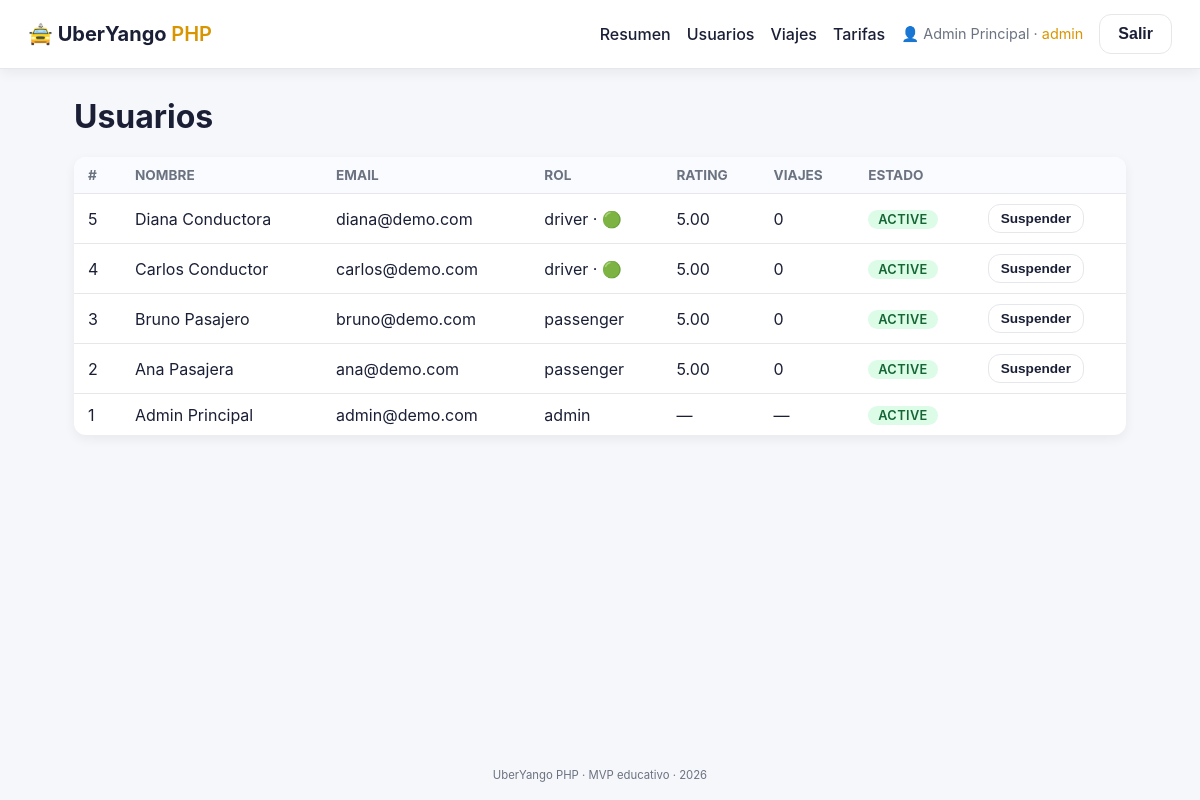
Page /admin/users (signed in) on the committed database.
### tables this page shows
CREATE TABLE users (
  id              INT UNSIGNED NOT NULL AUTO_INCREMENT,
  full_name       VARCHAR(120) NOT NULL,
  email           VARCHAR(160) NOT NULL,
  phone           VARCHAR(30)  DEFAULT NULL,
  password_hash   VARCHAR(255) NOT NULL,
  role            ENUM('passenger','driver','admin') NOT NULL DEFAULT 'passenger',
  status          ENUM('active','suspended') NOT NULL DEFAULT 'active',
  created_at      TIMESTAMP NOT NULL DEFAULT CURRENT_TIMESTAMP,
  updated_at      TIMESTAMP NOT NULL DEFAULT CURRENT_TIMESTAMP ON UPDATE CURRENT_TIMESTAMP,
  PRIMARY KEY (id),
  UNIQUE KEY uq_users_email (email)
);

CREATE TABLE drivers (
  id              INT UNSIGNED NOT NULL AUTO_INCREMENT,
  user_id         INT UNSIGNED NOT NULL,
  license_number  VARCHAR(60) NOT NULL,
  is_online       TINYINT(1) NOT NULL DEFAULT 0,
  current_lat     DECIMAL(10,7) DEFAULT NULL,
  current_lng     DECIMAL(10,7) DEFAULT NULL,
  rating_avg      DECIMAL(3,2) NOT NULL DEFAULT 5.00,
  total_rides     INT UNSIGNED NOT NULL DEFAULT 0,
  total_earnings  DECIMAL(12,2) NOT NULL DEFAULT 0.00,
  PRIMARY KEY (id),
  UNIQUE KEY uq_driver_user (user_id),
  UNIQUE KEY uq_driver_license (license_number),
  CONSTRAINT fk_driver_user FOREIGN KEY (user_id) REFERENCES users(id) ON DELETE CASCADE
);

CREATE TABLE passengers (
  id              INT UNSIGNED NOT NULL AUTO_INCREMENT,
  user_id         INT UNSIGNED NOT NULL,
  default_address VARCHAR(255) DEFAULT NULL,
  rating_avg      DECIMAL(3,2) NOT NULL DEFAULT 5.00,
  total_rides     INT UNSIGNED NOT NULL DEFAULT 0,
  PRIMARY KEY (id),
  UNIQUE KEY uq_passenger_user (user_id),
  CONSTRAINT fk_passenger_user FOREIGN KEY (user_id) REFERENCES users(id) ON DELETE CASCADE
);

### app/helpers.php (called while the page is built, shortened)
<?php
function e(?string $value): string
{
    return htmlspecialchars((string)$value, ENT_QUOTES | ENT_SUBSTITUTE, 'UTF-8');
}
function view(string $path, array $data = []): string
{
    extract($data, EXTR_SKIP);
    require __DIR__ . '/views/' . $path . '.php';
    return (string)ob_get_clean();
}
function render(string $path, array $data = [], string $title = ''): void
{
    $content = view($path, $data);
    require __DIR__ . '/views/layout.php';
}

### app/controllers/AdminController.php (called while the page is built, shortened)
<?php
class AdminController
{
    public function users(array $params = []): void
    {
        require_role('admin');
        $users = db()->query(
            "SELECT u.*,
                    p.rating_avg AS p_rating, p.total_rides AS p_rides,
                    d.rating_avg AS d_rating, d.total_rides AS d_rides, d.is_online
             FROM users u
             LEFT JOIN passengers p ON p.user_id = u.id
             LEFT JOIN drivers    d ON d.user_id = u.id
             ORDER BY u.id DESC"
        )->fetchAll();
        render('admin/users', ['users' => $users], 'Usuarios');
    }
}

### public/index.php (called while the page is built, shortened)
<?php
require __DIR__ . '/../app/router.php';
dispatch($_SERVER['REQUEST_METHOD'], $_SERVER['REQUEST_URI']);

### app/db.php (called while the page is built, shortened)
<?php
function db(): PDO
{
    static $pdo = null;
    if ($pdo instanceof PDO) {
        return $pdo;
    }
    $config = require __DIR__ . '/config.php';
    $db = $config['db'];
    $dsn = sprintf(
        'mysql:host=%s;port=%d;dbname=%s;charset=utf8mb4',
        $db['host'], $db['port'], $db['name']
    );
    try {
        $pdo = new PDO($dsn, $db['user'], $db['pass'], [
            PDO::ATTR_ERRMODE            => PDO::ERRMODE_EXCEPTION,
            PDO::ATTR_DEFAULT_FETCH_MODE => PDO::FETCH_ASSOC,
            PDO::ATTR_EMULATE_PREPARES   => false,
        ]);
    } catch (PDOException $e) {
        if ($config['app_debug']) {
            throw $e;
        }
        http_response_code(500);
        die('No se pudo conectar a la base de datos.');
    }
    return $pdo;
}

### app/auth.php (called while the page is built, shortened)
<?php
require_once __DIR__ . '/db.php';
require_once __DIR__ . '/helpers.php';
function current_user(): ?array
{
    $id = $_SESSION['user_id'] ?? null;
    static $cache = [];
    if (isset($cache[$id])) {
        return $cache[$id];
    }
    $stmt = db()->prepare('SELECT id, full_name, email, phone, role, status FROM users WHERE id = ? LIMIT 1');
    $stmt->execute([$id]);
    $u = $stmt->fetch();
    return $cache[$id] = $u;
}
function require_login(): array
{
    $u = current_user();
    return $u;
}
function require_role(string ...$roles): array
{
    $u = require_login();
    return $u;
}

### app/views/admin/users.php (the view, shortened to what this page needs)
<h1>Usuarios</h1>
<table class="table">
    <thead><tr>
        <th>#</th><th>Nombre</th><th>Email</th><th>Rol</th>
        <th>Rating</th><th>Viajes</th><th>Estado</th><th></th>
    </tr></thead>
    <tbody>
    <?php foreach ($users as $u): ?>
        <tr>
            <td><?= (int)$u['id'] ?></td>
            <td><?= e($u['full_name']) ?></td>
            <td><?= e($u['email']) ?></td>
            <td><?= e($u['role']) ?>
                <?php if ($u['role']==='driver'): ?>
                    · <?= ((int)$u['is_online']) ? '🟢' : '⚪' ?>
                <?php endif; ?>
            </td>
            <td>
                <?= e($u['role']==='driver'
                    ? number_format((float)($u['d_rating'] ?? 0), 2)
                    : ($u['role']==='passenger' ? number_format((float)($u['p_rating'] ?? 0), 2) : '—')) ?>
            </td>
            <td>
                <?= e((string)($u['role']==='driver'
                    ? ($u['d_rides'] ?? 0)
                    : ($u['role']==='passenger' ? ($u['p_rides'] ?? 0) : '—'))) ?>
            </td>
            <td><span class="status status-<?= e($u['status']) ?>"><?= e($u['status']) ?></span></td>
            <td>
                <?php if ($u['role'] !== 'admin'): ?>
                    <form method="post" action="/admin/users/<?= (int)$u['id'] ?>/toggle"
                          onsubmit="return confirm('¿Cambiar estado?')">
                        <button class="btn btn-ghost btn-sm">
                            <?= $u['status']==='active' ? 'Suspender' : 'Activar' ?>
                        </button>
                    </form>
                <?php endif; ?>
            </td>
        </tr>
    <?php endforeach; ?>
    </tbody>
</table>

### app/router.php (shortened to what this page needs)
<?php
require_once __DIR__ . '/helpers.php';
require_once __DIR__ . '/auth.php';
require_once __DIR__ . '/controllers/AdminController.php';
function dispatch(string $method, string $path): void
{
    $path = '/' . trim(parse_url($path, PHP_URL_PATH) ?? '/', '/');
    foreach (routes() as [$m, $pattern, $handler]) {
        if ($m !== $method) {
            continue;
        }
        $regex = '#^' . preg_replace_callback(
            '/\{(\w+):([^}]+)\}/',
            fn($mm) => '(?P<' . $mm[1] . '>' . $mm[2] . ')',
            $pattern
        ) . '$#';
        if (preg_match($regex, $path, $matches)) {
            $params = array_filter($matches, 'is_string', ARRAY_FILTER_USE_KEY);
            [$class, $action] = $handler;
            $controller = new $class();
            $controller->{$action}($params);
            return;
        }
    }
}

### app/views/layout.php (shortened to what this page needs)
<!DOCTYPE html>
<html lang="es">
<head>
    <link rel="stylesheet" href="/assets/css/style.css">
    <link rel="stylesheet" href="https://unpkg.com/leaflet@1.9.4/dist/leaflet.css">
</head>
<body>
<header class="topbar">
    <a href="/" class="logo">🚖 UberYango <span>PHP</span></a>
    <nav>
        <?php $u = current_user(); ?>
        <?php if ($u): ?>
            <?php if ($u['role'] === 'passenger'): ?>
                <a href="/passenger">Inicio</a>
                <a href="/passenger/request">Solicitar viaje</a>
                <a href="/passenger/history">Historial</a>
            <?php elseif ($u['role'] === 'driver'): ?>
                <a href="/driver">Panel</a>
                <a href="/driver/earnings">Ganancias</a>
            <?php elseif ($u['role'] === 'admin'): ?>
                <a href="/admin">Resumen</a>
                <a href="/admin/users">Usuarios</a>
                <a href="/admin/rides">Viajes</a>
                <a href="/admin/fares">Tarifas</a>
            <?php endif; ?>
            <span class="user">👤 <?= e($u['full_name']) ?> · <em><?= e($u['role']) ?></em></span>
            <form method="post" action="/logout" class="inline">
                <button class="btn btn-ghost" type="submit">Salir</button>
            </form>
        <?php else: ?>
            <a href="/login">Ingresar</a>
            <a href="/register" class="btn btn-primary btn-sm">Crear cuenta</a>
        <?php endif; ?>
    </nav>
</header>
<main class="container">
    <?= $content ?>
</main>
<footer class="footer">
    <small>UberYango PHP · MVP educativo · <?= date('Y') ?></small>
</footer>
</body>
</html>

### public/assets/css/style.css (style rules this page uses)
:root { --bg: #f6f7fb; --surface: #ffffff; --text: #1a1f36; --muted: #6b7280; --primary: #ffb400; --primary-dark: #d99500; --primary-text: #1a1f36; --accent: #111827; --success: #16a34a; --error: #dc2626; --border: #e5e7eb; --radius: 12px; --shadow: 0 4px 12px rgba(0,0,0,.06); }
* { box-sizing: border-box; }
html, body { margin: 0; padding: 0; }
body { font-family: -apple-system, BlinkMacSystemFont, "Segoe UI", Roboto, "Helvetica Neue", Arial, sans-serif; background: var(--bg); color: var(--text); min-height: 100vh; display: flex; flex-direction: column; }
.topbar { display: flex; align-items: center; justify-content: space-between; padding: 14px 28px; background: var(--surface); border-bottom: 1px solid var(--border); box-shadow: var(--shadow); }
.logo { font-size: 1.25rem; font-weight: 700; text-decoration: none; color: var(--text); }
.logo span { color: var(--primary-dark); font-weight: 600; }
.topbar nav { display: flex; align-items: center; gap: 16px; flex-wrap: wrap; }
.topbar nav a { color: var(--text); text-decoration: none; font-weight: 500; }
.topbar nav .user { color: var(--muted); font-size: .9rem; }
.topbar nav .user em { font-style: normal; color: var(--primary-dark); }
.container { flex: 1; max-width: 1100px; margin: 28px auto; padding: 0 24px; width: 100%; }
h1 { margin-top: 0; }
.btn { display: inline-block; padding: 10px 18px; border-radius: var(--radius); border: 1px solid transparent; cursor: pointer; font-weight: 600; font-size: 1rem; text-decoration: none; transition: background .15s ease, transform .05s ease; }
.btn-ghost { background: transparent; color: var(--text); border-color: var(--border); }
.btn-sm { padding: 6px 12px; font-size: .85rem; }
.inline { display: inline-block; margin: 0; }
.table { width: 100%; border-collapse: collapse; background: #fff; border-radius: var(--radius); overflow: hidden; box-shadow: var(--shadow); }
.table th, .table td { padding: 10px 14px; border-bottom: 1px solid var(--border); text-align: left; vertical-align: middle; }
.table th { background: #fafbff; font-size: .85rem; text-transform: uppercase; color: var(--muted); }
.table tr:last-child td { border-bottom: none; }
.status { display: inline-block; padding: 2px 10px; border-radius: 999px; font-size: .8rem; font-weight: 600; text-transform: uppercase; letter-spacing: .03em; background: #eef2ff; color: #4338ca; }
.status-active { background: #dcfce7; color: #166534; }
.footer { padding: 18px; text-align: center; color: var(--muted); font-size: .85rem; }

### rows in the picture
users: full_name "Admin Principal", role "admin", id "1", email "admin@demo.com", role "—", status "ACTIVE"
drivers: user "5", user.full_name "Diana Conductora", user.email "diana@demo.com", user.role "driver", rating_avg "5.00", total_rides "0", user.status "ACTIVE", shows "Suspender"
drivers: user "4", user.full_name "Carlos Conductor", user.email "carlos@demo.com", user.role "driver", rating_avg "5.00", total_rides "0", user.status "ACTIVE", shows "Suspender"
passengers: user "3", user.full_name "Bruno Pasajero", user.email "bruno@demo.com", user.role "passenger", rating_avg "5.00", total_rides "0", user.status "ACTIVE", shows "Suspender"
passengers: user "2", user.full_name "Ana Pasajera", user.email "ana@demo.com", user.role "passenger", rating_avg "5.00", total_rides "0", user.status "ACTIVE", shows "Suspender"
